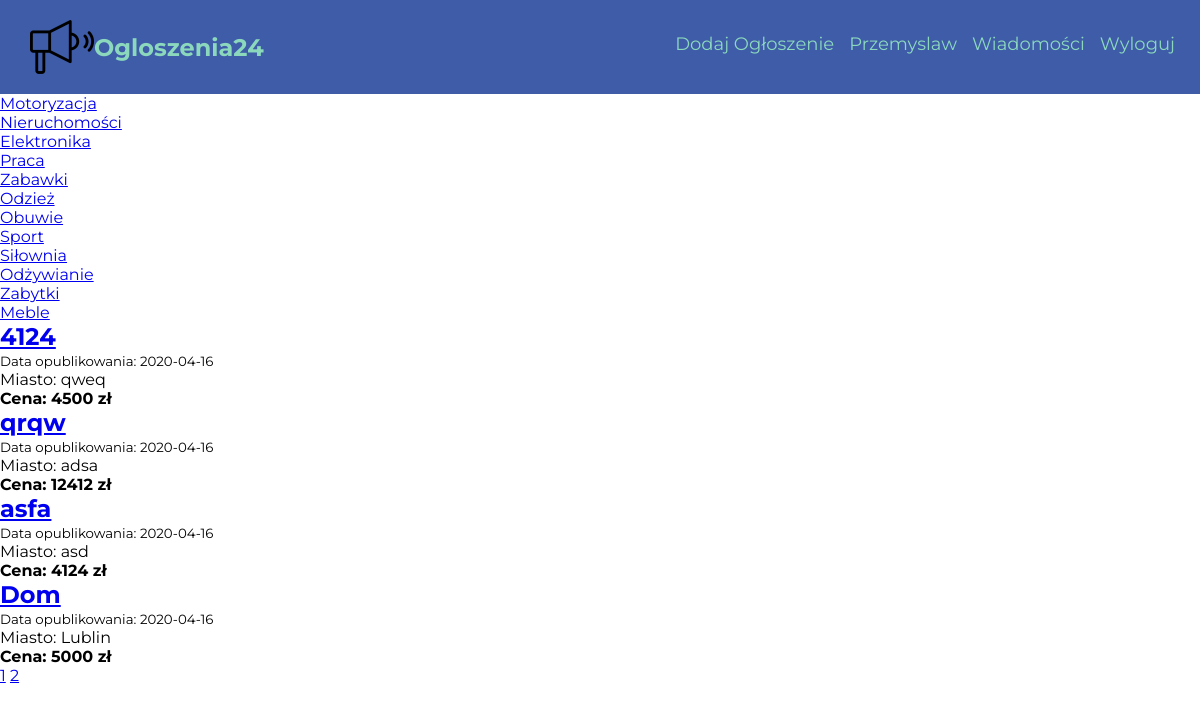
/motoryzacja/ (signed in), run on the app's committed database.
### Ogloszenia24/models.py (models this page shows, shortened)
class User(db.Model, UserMixin):
    id = db.Column(db.Integer, primary_key = True)
    username = db.Column(db.String(20), unique=True, nullable=False)
    password = db.Column(db.String(30), nullable=False)
    email = db.Column(db.String(100), nullable=False, unique=True)
    adverts = db.relationship('Advert', backref='autor', lazy=True)
    messages_sent = db.relationship('Message',foreign_keys='Message.sender_id', backref='author', lazy='dynamic')
    messages_received = db.relationship('Message',foreign_keys='Message.recipient_id', backref='recipient', lazy='dynamic')
    telephone = db.Column(db.String(15))

class Advert(db.Model):
    __searchable__ = ['title']
    id = db.Column(db.Integer, primary_key=True)
    date = db.Column(db.DateTime, nullable=False, default = datetime.utcnow)
    title = db.Column(db.String(100), nullable=False)
    content = db.Column(db.Text, nullable = False)
    user_id = db.Column(db.Integer, db.ForeignKey('user.id'), nullable=False)
    category = db.Column(db.String(50), nullable=False)
    price = db.Column(db.Integer)
    city = db.Column(db.String(), nullable=False)

### Ogloszenia24/views.py (the view)
@app.route("/<string:category>/")
def search_results(category):
    page = request.args.get("page", default = 1, type=int)
    ads = Advert.query.filter_by(category = category).order_by(Advert.date.desc()).paginate(per_page=4)
    if ads.total > 0:
        cat = Advert.query.filter_by(category = category).first().category
        return render_template('search.html', ads=ads, cat=cat, title=category.capitalize())
    return render_template('search.html', ads=ads, title=category.capitalize())

### Ogloszenia24/models.py (called while the page is built)
@login_manager.user_loader
def load_user(id):
    return User.query.get(int(id))

### Ogloszenia24/templates/search.html
{% extends "layout.html" %}
{% block content %}
<section class="filter-ads">
  <div class="category-section-search">
        <div class="column">
          <div class="category-item">
            <a href="{{ url_for('search_results', category='motoryzacja') }}">Motoryzacja</a>
          </div>
          <div class="category-item">
            <a href="{{ url_for('search_results', category='nieruchomsci') }}">Nieruchomości</a>
          </div>
          <div class="category-item">
            <a href="{{ url_for('search_results', category='elektronika') }}">Elektronika</a>
          </div>
          <div class="category-item">
            <a href="{{ url_for('search_results', category='praca') }}">Praca</a>
          </div>
        </div>
        <div class="column">
          <div class="category-item">
            <a href="{{ url_for('search_results', category='zabawki') }}">Zabawki</a>
          </div>
          <div class="category-item">
            <a href="{{ url_for('search_results', category='odziez') }}">Odzież</a>
          </div>
          <div class="category-item">
            <a href="{{ url_for('search_results', category='obuwie') }}">Obuwie</a>
          </div>
          <div class="category-item">
            <a href="{{ url_for('search_results', category='sport') }}">Sport</a>
          </div>
        </div>
        <div class="column">
          <div class="category-item">
            <a href="{{ url_for('search_results', category='silownia') }}">Siłownia</a>
          </div>
          <div class="category-item">
            <a href="{{ url_for('search_results', category='odzywianie') }}">Odżywianie</a>
          </div>
          <div class="category-item">
            <a href="{{ url_for('search_results', category='zabytki') }}">Zabytki</a>
          </div>
          <div class="category-item">
            <a href="{{ url_for('search_results', category='meble') }}">Meble</a>
          </div>
        </div>
   </div>
  <div class="ad-list">
    {% if ads.items|length==0 %}
      <h2>Brak ogłoszeń!</h2>
    {% else %}
      {% for advert in ads.items %}
        <div class='ad'>
          <a href='{{ url_for('show_advert', advert_id = advert.id) }}'><h2>{{ advert.title }}</h2></a>
          <small>Data opublikowania: {{ advert.date.strftime('%Y-%m-%d') }}</small>
          <p>Miasto: {{ advert.city }}</p>
          <h4>Cena: {{ advert.price }} zł</h4>
        </div>
      {% endfor %}
    {% endif %}
    <div class="pages">
    {% for page_num in ads.iter_pages() %}
        {% if page_num %}
          <a href="{{ url_for('search_results', page=page_num, category=cat) }}">{{ page_num }}</a>
        {% endif %}
    {% endfor %}
    </div>
  </div>
</section>
{% endblock %}

### Ogloszenia24/templates/layout.html (shortened to what this page needs)
<!DOCTYPE html>
<html lang="en">
<head>
  <link rel="stylesheet" type="text/css" href="{{ url_for('static', filename='style.css')}}"/>
  <link rel="stylesheet" type="text/css" href="{{ url_for('static', filename='home.css')}}"/>
</head>
<body>
    <nav class="nav">
      <div class="nav__logo">
        <a href="{{ url_for('home')}}">
          <img class="nav__logo-image" src="/static/megaphone.png">
        </a>
        <h2 class="nav__logo-text">Ogloszenia24</h2>
      </div>
        <ul class="nav__list">
          {% if current_user.is_authenticated %}
                <li class="nav__list-item"><a class="nav__list-item-anchor" href="{{ url_for('add_advert')}}">Dodaj Ogłoszenie</a></li>
                <li class="nav__list-item"><a class="nav__list-item-anchor" href="{{ url_for('account') }}">{{ current_user.username }}</a></li>
                <li class="nav__list-item"><a class="nav__list-item-anchor" href="{{ url_for('messages')}}">Wiadomości</a></li>
                <li class="nav__list-item"><a class="nav__list-item-anchor" href="{{ url_for('logout')}}">Wyloguj</a></li>
              {% else %}
                <li class="nav__list-item"><a class="nav__list-item-anchor" href="{{ url_for('login')}}">Logowanie</a></li>
                <li class="nav__list-item"><a class="nav__list-item-anchor" href="{{ url_for('register')}}">Rejestracja</a></li>
              {% endif %}
        </ul>
    </nav>
  <main class="container">
    {% block content %}
    {% endblock %}
  </main>
</body>
</html>

### Ogloszenia24/static/style.css (style rules this page uses)
* { margin: 0; padding: 0; box-sizing: border-box; font-family: 'Montserrat', sans-serif; }
:root { --primary-color: #3e5ca8; --secondary-color: #8BD8BD; --orange-color: rgb(255, 113, 18); }

### Ogloszenia24/static/home.css (style rules this page uses)
.nav { display: flex; justify-content: space-between; align-items: center; background-color: #fffdf7; width: 100%; max-width: 100vw; background: var(--primary-color); padding: 15px 10px; overflow: hidden; }
.nav__logo { display: flex; align-items: center; margin-left: 20px; }
.nav__logo-image { display: block; height: 64px; width: 64px; }
.nav__logo-text { color: var(--secondary-color); }
.nav__list { display: flex; list-style: none; transition: 0.5s; }
.nav__list-item { margin-right: 15px; position: relative; }
.nav__list-item-anchor { text-decoration: none; color: var(--secondary-color); position: relative; font-size: 18px; }
.nav__list-item-anchor::after { content: ""; width: 0; margin: 0 auto; height: 3px; display: block; background-color: rgb(255, 113, 18); transition: 0.4s ease-out; margin-top: 4px; }

### data on the page
User: username "Przemyslaw"
Advert: title "4124", date "2020-04-16", city "qweq", price "4500"
Advert: title "qrqw", date "2020-04-16", city "adsa", price "12412"
Advert: title "asfa", date "2020-04-16", city "asd", price "4124"
Advert: title "Dom", date "2020-04-16", city "Lublin", price "5000"

### other printed values
{{ page_num }} "1" "2"
